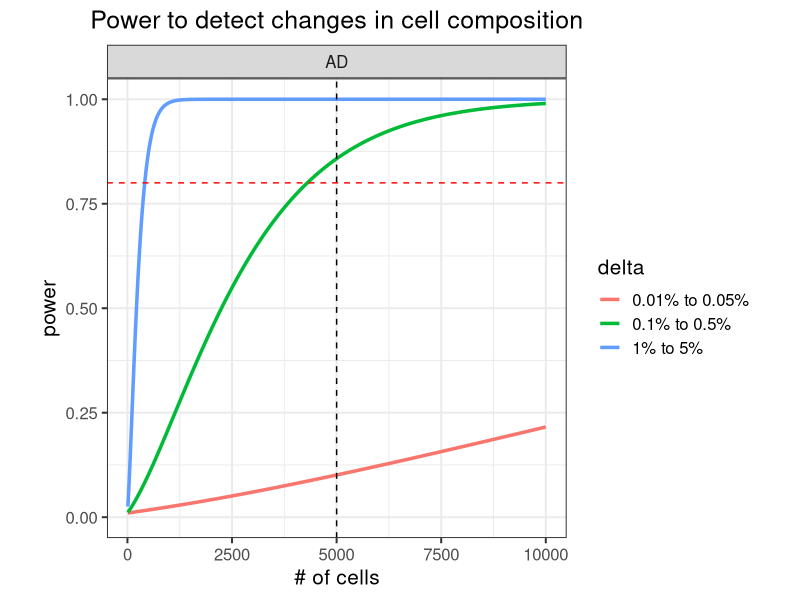
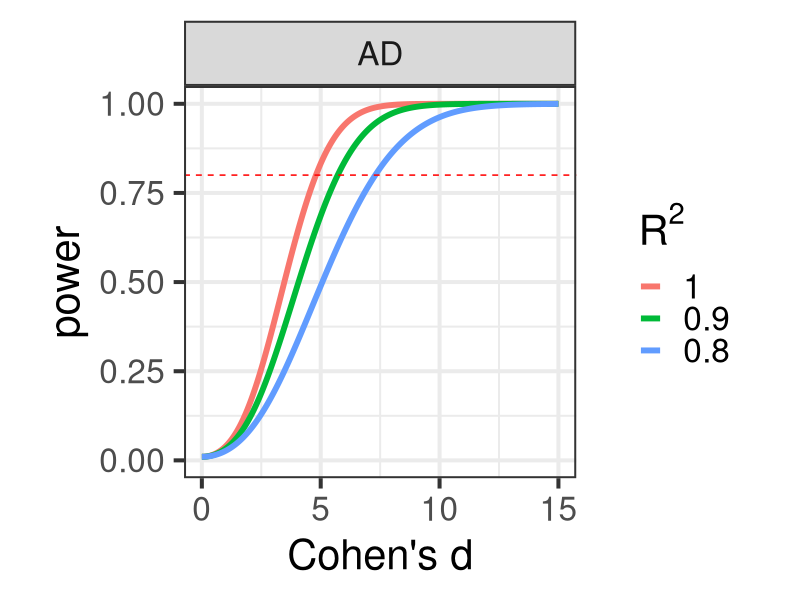
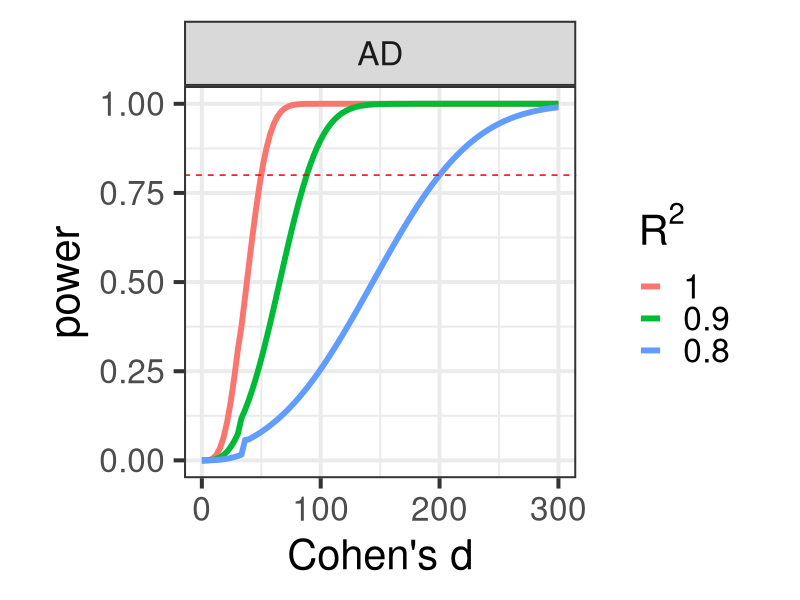

Reproduce these figures in R, in order.
## ---- chunk 1
library(ggplot2)
library(data.table)
library(xtable)

## ---- chunk 2
suppressPackageStartupMessages(library(knitr))
options(xtable.type="html")

knitr::opts_chunk$set(
  echo=TRUE,
  warning=FALSE,
  message=TRUE,
  error = FALSE,
  tidy = FALSE,
  cache = TRUE,
  cache.lazy = FALSE,
  dev = c("png", "pdf"), 
  fig.width=7, fig.height=7)

options(markdown.HTML.stylesheet = 'css/custom.css')
## ---- chunk 3

library(pwr)
n_samples = c(CTL = 3, AD=3)
n_cells = 5000
n_cells_max = 10000
prop_diff = list(c(0.01, 0.05), c(0.001, 0.005), c(0.0001, 0.0005))
n_cell_types = 5

getPower = function(n1, n2, p1, p2, C, n_tests){
	sSq1 = p1*(1-p1)/ C
	sSq2 = p2*(1-p2)/ C

	sigSq = ((n1-1)*sSq1 + (n2-1)*sSq2) / (n1 + n2 -2)
	d = abs(p1 - p2)/sqrt(sigSq)

	pwr.t2n.test(n1=n1, n2=n2, d=d, sig.level = 0.05/n_tests )
}

getPowerCurve = function(n1, n2){
	# for each pair of proportions
	res = lapply(prop_diff, function(prop){
		p1 = prop[1]
		p2 = prop[2]

		# for each cell number
		res = lapply( seq(10, n_cells_max, by = 3), function(C){
			res = getPower(n1, n2, p1, p2, C, n_cell_types)
			data.frame(n1, n2, p1, p2, C, d = res$d, power= res$power, delta=paste0(p1*100, '% to ', p2*100, '%'))
			})
		do.call("rbind", res)
		})
	do.call("rbind", res)
}

# for each disease
res = lapply(names(n_samples)[-1], function(ID){
	res = getPowerCurve(n_samples['CTL'], n_samples[ID])
	res$Disease = ID
	res 
})
res = do.call("rbind", res)

ggplot(res, aes(C, power, color=delta)) + geom_line(size=1.2) + theme_bw(15) + theme(aspect.ratio=1, plot.title = element_text(hjust = 0.5)) + xlab("# of cells") + ggtitle("Power to detect changes in cell composition") + ylim(0, 1) + facet_wrap(~Disease) + geom_vline(xintercept=n_cells, color="black", linetype="dashed") + geom_hline(yintercept=0.8, color="red", linetype="dashed") #+ scale_x_continuous(limits=c(0,n_cells_max), expand=c(0,0)) + scale_y_continuous(limits=c(0,1.02), expand=c(0,0))
## ---- chunk 4
# Sample size required to get 80% power
res = data.table(res)
res$Dataset = with(res, paste(Disease, delta))
tab = res[,.SD[min(which(power>.80)),],by=Dataset]
tab$Cells_per_individual = as.integer(tab$C)
print(xtable(tab[,c('Dataset', 'Cells_per_individual', 'power')], type="html"), include.rownames=FALSE)
## ---- chunk 5
n_genes = 1
n_tests = n_genes * n_cell_types

getPower = function(n1, n2, d, n_tests, rsq){
	# pwr.t2n.test(n1=n1, n2=n2, d=d, sig.level = 0.05/n_tests )

	# Compute n_Eff, need to divide by 2 becaues n is the number in each set
	N_eff = 4 / (1/n1 + 1/n2)
	pwr.t.test(n=N_eff/2 * rsq, d=d, sig.level = 0.05/n_tests )
}

getPowerCurve = function(n1, n2, n_tests, rsq){
	# for each cell number
	res = lapply( seq(0, 15, length.out=1000), function(delta){
		res = getPower(n1, n2, delta, n_tests, rsq)
		data.frame(n1, n2, d = res$d, rsq, power= res$power)
		})
	do.call("rbind", res)
}

# for each disease
res = lapply(names(n_samples)[-1], function(ID){
	res = lapply( c(.8, .9,1), function(rsq){
		res = getPowerCurve(n_samples['CTL'], n_samples[ID], n_tests, rsq)
		res$Disease = ID
		res 
	})
	do.call("rbind", res)
})
res = do.call("rbind", res)

res$rsq_text = with(res, factor(rsq, rev(sort(unique(rsq)))))
res = res[order(res$rsq, decreasing=FALSE),]

ggplot(res, aes(d, power, color=rsq_text)) + geom_line(size=2) + theme_bw(30) + theme(aspect.ratio=1, plot.title = element_text(hjust = 0.5)) + ylim(0, 1) + xlab("Cohen's d") + facet_wrap( ~ Disease) + scale_color_discrete(bquote(R^2)) + geom_hline(yintercept=0.8, color="red", linetype="dashed")
## ---- chunk 6
n_genes = 10000
n_tests = n_genes * n_cell_types

getPower = function(n1, n2, d, n_tests, rsq){
	# pwr.t2n.test(n1=n1, n2=n2, d=d, sig.level = 0.05/n_tests )

	# Compute n_Eff, need to divide by 2 becaues n is the number in each set
	N_eff = 4 / (1/n1 + 1/n2)
	pwr.t.test(n=N_eff/2 * rsq, d=d, sig.level = 0.05/n_tests )
}

getPowerCurve = function(n1, n2, n_tests, rsq){
	# for each cell number
	res = lapply( seq(0, 300, length.out=100), function(delta){
		res = getPower(n1, n2, delta, n_tests, rsq)
		data.frame(n1, n2, d = res$d, rsq, power= res$power)
		})
	do.call("rbind", res)
}

# for each disease
res = lapply(names(n_samples)[-1], function(ID){
	res = lapply( c(.8, .9,1), function(rsq){
		res = getPowerCurve(n_samples['CTL'], n_samples[ID], n_tests, rsq)
		res$Disease = ID
		res 
	})
	do.call("rbind", res)
})
res = do.call("rbind", res)

res$rsq_text = with(res, factor(rsq, rev(sort(unique(rsq)))))
res = res[order(res$rsq, decreasing=FALSE),]

ggplot(res, aes(d, power, color=rsq_text)) + geom_line(size=2) + theme_bw(30) + theme(aspect.ratio=1, plot.title = element_text(hjust = 0.5)) + ylim(0, 1) + xlab("Cohen's d") + facet_wrap( ~ Disease) + scale_color_discrete(bquote(R^2)) + geom_hline(yintercept=0.8, color="red", linetype="dashed")
## ---- chunk 7
res = data.table(res)
res$Dataset = with(res, paste(Disease, rsq))
# Sample size required to get 80% power
tab = res[,.SD[min(which(power>.80)),],by=Dataset]
print(xtable(tab[,c('Disease', 'rsq', 'power', 'd')], type="html"), include.rownames=FALSE)
## ---- chunk 8
knitr::knit_exit()
